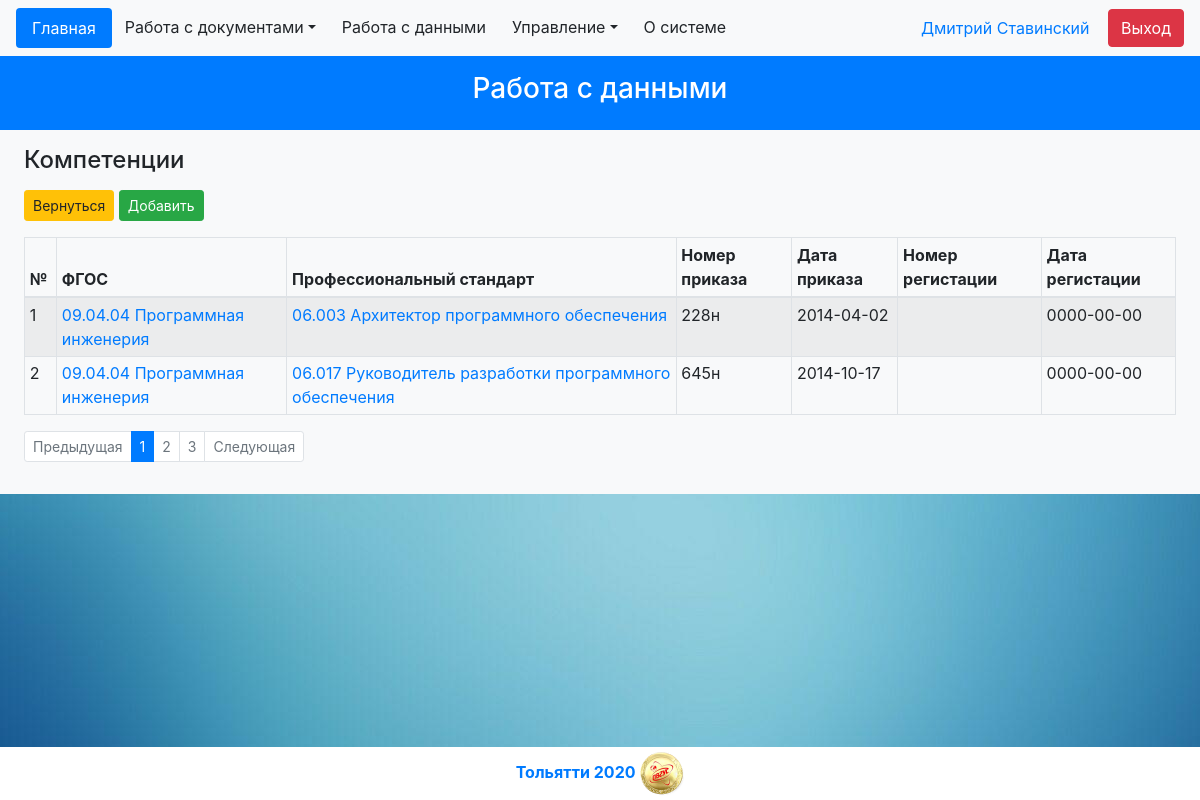
The app's page /pages/data.php?page=competencies (signed in) with its own data.
### tables this page shows
CREATE TABLE `prof_standards` (
  `prof_standard_id` int(10) UNSIGNED NOT NULL,
  `fgos_id` int(10) UNSIGNED NOT NULL,
  `code` varchar(7) NOT NULL,
  `name` varchar(100) NOT NULL,
  `number` varchar(5) NOT NULL,
  `date` date NOT NULL,
  `reg_number` varchar(10) NOT NULL,
  `reg_date` date NOT NULL
);

CREATE TABLE `courses` (
  `course_id` int(10) UNSIGNED NOT NULL,
  `number` varchar(8) NOT NULL,
  `name` varchar(60) NOT NULL,
  `qualification_id` int(10) UNSIGNED NOT NULL
);

### front/body/data/competencies.php (the view, shortened to what this page needs)
<div class="px-4 py-3 bg-light">
	<div class="form-group">
		<h4 id="page_title">Компетенции</h4>
	</div>
	<div class="form-group">
		<a class="btn btn-warning btn-sm" href="/pages/data.php">Вернуться</a>
		<input class="btn btn-success btn-sm" type="button" id="create_competence" value="Добавить">
	</div>
	<table class="table table-bordered table-striped table-sm">
		<thead>
			<tr>
				<th scope="col" style="width: 2rem">№</th>
				<th scope="col">ФГОС</th>
				<th scope="col">Профессиональный стандарт</th>
				<th scope="col">Номер приказа</th>
				<th scope="col">Дата приказа</th>
				<th scope="col">Номер регистации</th>
				<th scope="col">Дата регистации</th>
			</tr>
		</thead>
		<tbody>
			<?php
				global $link;
				$sql = "select value from `constants` where `key` = 'limitObj'";
				$result = mysqli_query($link, $sql);
				$limit = mysqli_fetch_array($result);
				$counter = 0;
				$sql = "select    fgos.fgos_id
								, course.number
								, course.name
								, prof.prof_standard_id
								, prof.code
								, prof.name
								, prof.number
								, prof.date
								, prof.reg_number
								, prof.reg_date
						FROM  `prof_standards` prof
							, `fgos` fgos
							, `courses` course
						WHERE prof.fgos_id = fgos.fgos_id
						  and fgos.course_id = course.course_id
						LIMIT ".$limit[0]."";
				$result = mysqli_query($link, $sql);
				while($row = mysqli_fetch_array($result)){
					$counter++;
					echo '<tr>'."\n".'<td>'.$counter.'</td>'."\n";
					echo '<td><a href="?page=fgos&id='.$row[0].'">'.$row[1].' '.$row[2].'</a></td>'."\n";
					echo '<td><a href="?page=prof&id='.$row[3].'">'.$row[4].' '.$row[5].'</td>'."\n";
					echo '<td>'.$row[6].'</td>'."\n";
					echo '<td>'.$row[7].'</td>'."\n";
					echo '<td>'.$row[8].'</td>'."\n";
					echo '<td>'.$row[9].'</td>'."\n";
					echo '</tr>'."\n";
				};
			?>
		</tbody>
	</table>
	<nav>
		<ul class="pagination pagination-sm">
			<?php if (isset($_GET["limit"])){
			} else {
				echo '
				<li class="page-item disabled">
					<a class="page-link" href="#">Предыдущая</a>
				</li>
				<li class="page-item active">
					<a class="page-link" href="#">1</a>
				</li>
				<li class="page-item disabled">
					<a class="page-link" href="#">2</a>
				</li>
				<li class="page-item disabled">
					<a class="page-link" href="#">3</a>
				</li>
				<li class="page-item disabled">
					<a class="page-link" href="#">Следующая</a>
				</li>' . "\n";
			}
			?>
		</ul>
	</nav>
</div>

### front/css/forSignOnIndex.css (style rules this page uses)
body { padding-bottom: 60px; }

### front/css/background2.css (style rules this page uses)
body { background: #0cabfa url(../img/Background.jpg) center fixed no-repeat; -moz-background-size: 100%; -webkit-background-size: 100%; -o-background-size: 100%; background-size: auto; }

### records on screen
prof_standards: courses.number "09.04.04", courses.name "Программная инженерия", code "06.003", name "Архитектор программного обеспечения", number "228н", date "2014-04-02", reg_date "0000-00-00"
prof_standards: courses.number "09.04.04", courses.name "Программная инженерия", code "06.017", name "Руководитель разработки программного обеспечения", number "645н", date "2014-10-17", reg_date "0000-00-00"

### other values on screen
$first "Дмитрий"
$second "Ставинский"
